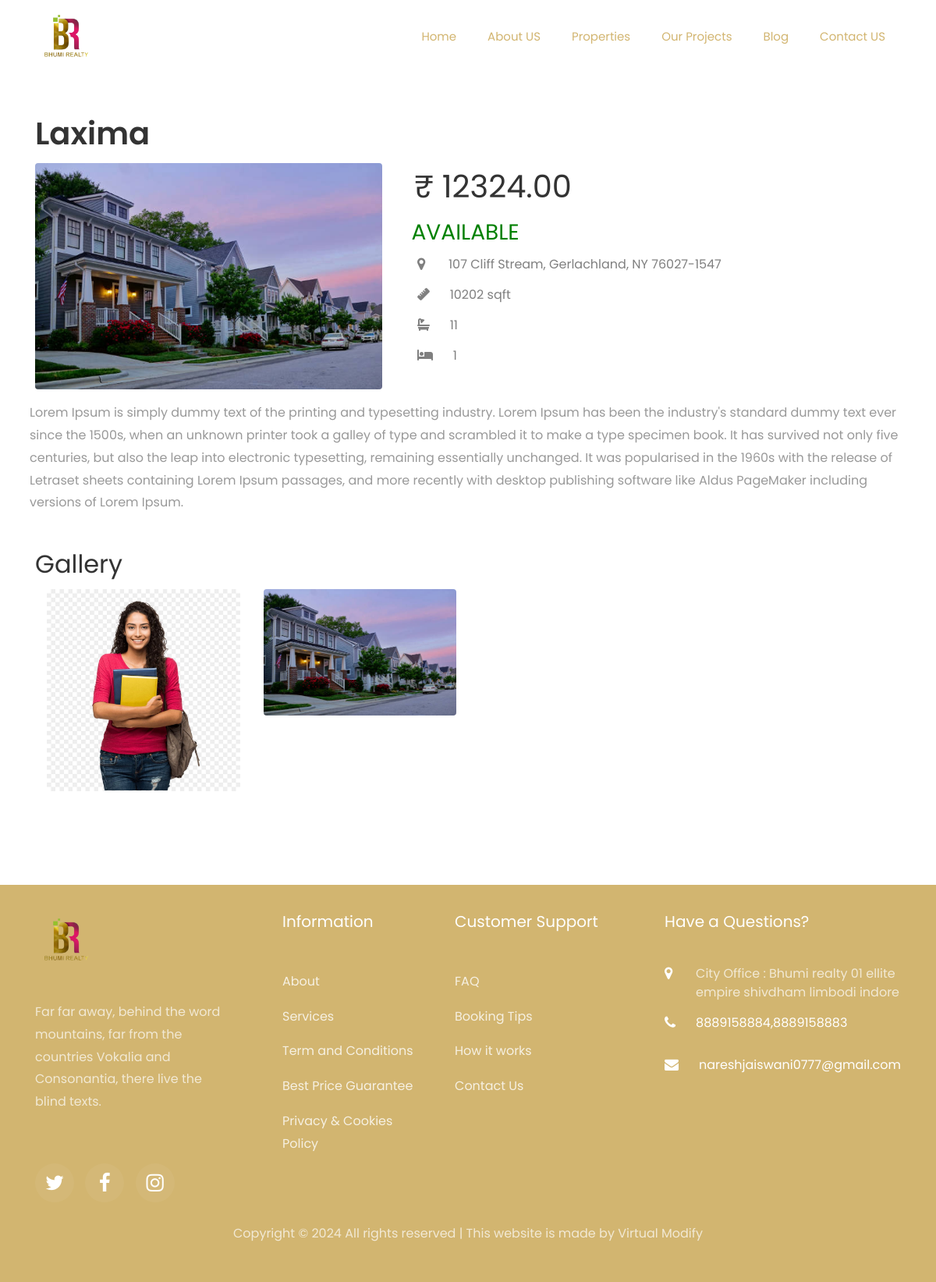
/assets/property/detail/1/, run on an earlier commit of the app's database.
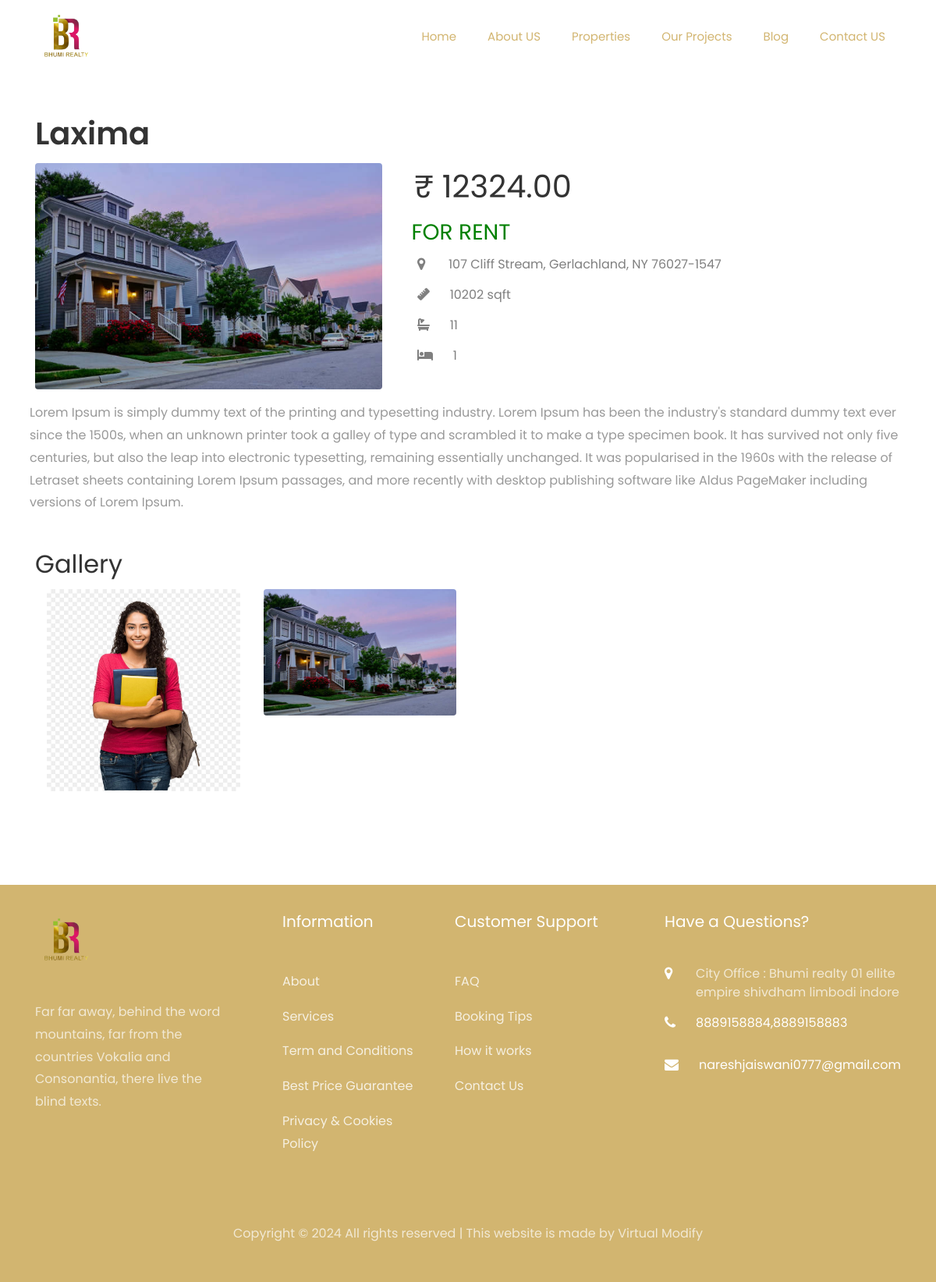
And on a later commit of the database.
### assets/models.py (models this page shows, shortened)
class Property(models.Model):
    class PropertyAvailability(models.TextChoices):
        SOLD_OUT="sold_out","SOLD OUT"
        FOR_RENT="for_rent","For Rent"
        FOR_SALE="for_sale","For Sale"
        AVAILABLE="available","Available"
    property_name = models.CharField(max_length=100)
    address = models.CharField(max_length=255)
    price = models.DecimalField(max_digits=10, decimal_places=2)
    no_of_bedrooms = models.IntegerField()
    no_of_bathrooms = models.IntegerField()
    square_footage = models.IntegerField()
    description = models.TextField()
    availability=models.CharField(max_length=20,choices=PropertyAvailability.choices,default=PropertyAvailability.AVAILABLE)
    main_photo = models.ImageField(
        upload_to="property_photos/"
    )
    created_at = models.DateTimeField(
        auto_now_add=True
    )
    updated_at = models.DateTimeField(
        auto_now=True
    )

### assets/views.py (the view)
# urls.py: path("property/detail/<int:id>/",views.getDetailProperty,name="property_detail"),
def getDetailProperty(request,id):
    if request.method == "GET":
        property_data=get_object_or_404(Property,id=id)
        context = {
            "property_name": property_data.property_name,
            "property_address": property_data.address,
            "property_price": property_data.price,
            "description": property_data.description,
            "image": property_data.main_photo,
            "images": property_data.property_images.all(),
            "price": property_data.price,
            "availability": property_data.availability.replace("_", " "),
            "square_footage": property_data.square_footage,
            "no_of_bedrooms": property_data.no_of_bedrooms,
            "no_of_bathrooms": property_data.no_of_bathrooms,
        }
        return render(request,"property/property_detail.html",context=context)
    else:
        return redirect("home:home_view")

### templates/property/property_detail.html (shortened to what this page needs)
{% extends "index.html" %}
{% load static %}
{% block content %}
{% include "includes/navbar.html" %}
<section class="ftco-section ftco-no-pt bg-white" style="margin-top:4%">
    	<div class="container">
		<div class="row">
			<div class="col-sm-12 heading-section text-start ftco-animate">
				<h2 class="mb-2">{{property_name}}</h2>
			</div>
		</div>
	</div>
    <div class="container">
  <div class="row">
    <div class="col-md-5 col-sm-12">
      <img src="{{image.url}}" class="rounded" alt="" width="100%"/>
    </div>
    <div class="col-sm-12 col-md-7">
        <h1>
            &nbsp;&#x20b9; {{price}}
        </h1>
        <h3 style="color:{% if availability == 'sold out' %}red {% else %}green{% endif %}">&nbsp;{{ availability|upper}}</h3>
            <div class="col-md">
                <div class="ftco-footer-widget mb-4">
                    <div class="block-23 mb-3">
                        <ul>
                            <li>
                                <span class="icon icon-map-marker text-black-50"></span><span class="text text-black-50">{{property_address}}</span>
                            </li>
                            <li>
                                <span class="fa-solid fa-ruler text-black-50"></span><span class="text text-black-50">&nbsp;&nbsp;&nbsp;&nbsp;&nbsp; {{square_footage}} sqft</span>
                            </li>
                            <li>
                                <span class="fa-solid fa-bath text-black-50"></span><span class="text text-black-50">&nbsp;&nbsp;&nbsp;&nbsp;&nbsp; {{no_of_bathrooms}}</span>
                            </li>
                            <li>
                                <span class="fa-solid fa-bed text-black-50"></span><span class="text text-black-50">&nbsp;&nbsp;&nbsp;&nbsp;&nbsp; {{no_of_bedrooms}}</span>
                            </li>
                        </ul>
                    </div>
                </div>
            </div>
    </div>
    <div class="row">
        <div class="col-sm-12 ml-2">
            <p>{{description|linebreaks}}</p>
        </div>
    </div>
  </div>
{% if images %}
<div class="mt-4">
    <h2  class="mb-2">Gallery</h2>
</div>
<div class="container">
    <div class="row my-0">
          {% for image in images %}
          <div class="col-6 col-md-3 mb-4">
              <img src="{{image.image.url}}" class="rounded" onclick="showImage('{{image.id}}')" alt="" width="100%"/>
          </div>
          {% endfor %}
        </div>
    </div>
</div>
{% endif %}
</section>
{% endblock content %}

What changed in the data, as far as the page shows it:
changed Property "Laxima": availability "AVAILABLE" → (not shown)
Also different on the page:
{{ availability|upper }}: (not shown) → "FOR RENT"
